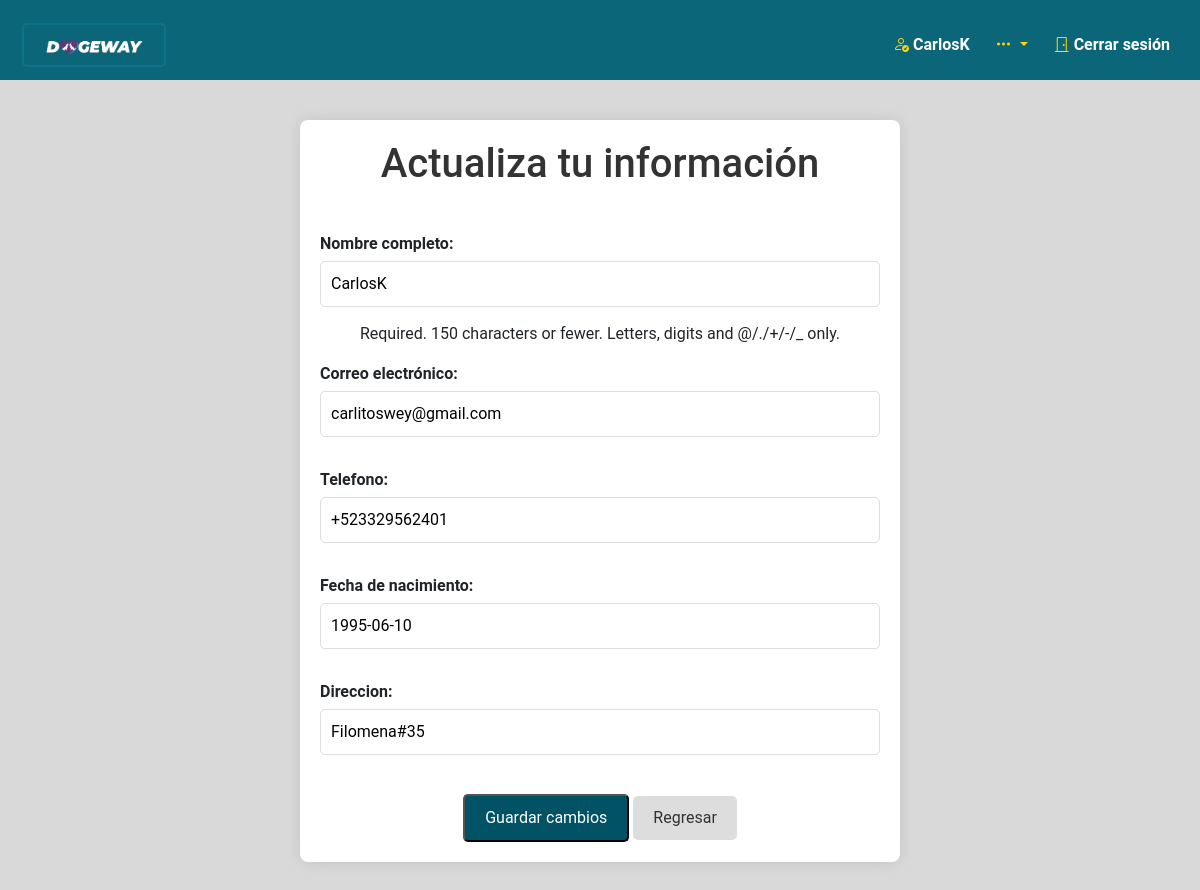
Page /actualizar_informacion/ (signed in) on the committed database.
### main_app/models.py (models this page shows, shortened)
class Usuario(AbstractUser):
    fotografia = models.ImageField(upload_to='usuarios/', null=True, blank=True)
    telefono = models.CharField(max_length=20)
    fecha_de_nacimiento = models.DateField()
    direccion = models.CharField(max_length=100)
    fotografia_identificacion = models.ImageField(upload_to='identificaciones/', null=True, blank=True)
    verificado = models.BooleanField(default=False)
    usuarios_bloqueados = models.ManyToManyField('self', symmetrical=False, related_name='usuarios_bloqueadores')
    groups = models.ManyToManyField('auth.Group', related_name='usuarios')
    user_permissions = models.ManyToManyField('auth.Permission', related_name='usuarios')

### main_app/views.py (the view)
# urls.py: path('actualizar_informacion/', views.ActualizarInformacionUsuario, name='actualizar_informacion_usuario'),
@login_required
def ActualizarInformacionUsuario(request):
    if request.method == 'POST':
        form = UserEditForm(request.POST, instance=request.user)
        if form.is_valid():
            form.save()
            messages.success(request, 'Información actualizada exitosamente.')
            return redirect('ver_informacion_usuario')
    else:
        form = UserEditForm(instance=request.user)
    return render(request, 'usuario_actualizar.html', {'form': form})

### main_app/forms.py
class UserEditForm(forms.ModelForm):
    class Meta:
        model = Usuario
        fields = ['username', 'email', 'telefono', 'fecha_de_nacimiento', 'direccion']
        widgets = {
            'username': forms.TextInput(attrs={'class': 'input-field', 'placeholder': 'Nombre completo:'}),
            'email': forms.EmailInput(attrs={'class': 'input-field', 'placeholder': 'Correo electrónico:'}),
            'telefono': forms.TextInput(attrs={'class': 'input-field', 'placeholder': 'Ejemplo: (123) 456-7890'}),
            'direccion': forms.TextInput(attrs={'class': 'input-field', 'placeholder': 'Direccion:'}),
            'fecha_de_nacimiento': forms.DateInput(attrs={'class': 'input-field', 'placeholder': 'YYYY-MM-DD'}),
        }
        labels = {
            'username': 'Nombre completo',
            'email': 'Correo electrónico',
            'telefono': 'Telefono',
            'direccion': 'Direccion',
            'fecha_de_nacimiento': 'Fecha de nacimiento',
        }

### main_app/templates/usuario_actualizar.html (shortened to what this page needs)
{% extends "layouts/base.html" %}
{% load static %}
{% block estilos_adicionales %}
<link rel="stylesheet" href="{% static 'css/usuario_actualizar.css' %}">
{% endblock %}
{% block content %}
<div class="container">
  <form method="post" enctype="multipart/form-data">
    <h1>Actualiza tu información</h1><br>
    {{ form.as_p }}
    <button type="submit">Guardar cambios</button>
    <a href="{% url 'ver_informacion_usuario' %}">Regresar</a>
  </form>
</div>
{% endblock %}

### main_app/templates/layouts/base.html (shortened to what this page needs)
<!DOCTYPE html>
<html lang="en">
<head>
    {% load static %}
    <link href="https://cdn.jsdelivr.net/npm/bootstrap@5.3.2/dist/css/bootstrap.min.css" rel="stylesheet">
    <link rel="stylesheet" href="https://cdn.jsdelivr.net/npm/bootstrap-icons@1.11.2/font/bootstrap-icons.min.css">
    <link rel="stylesheet" href="{% static 'css/base.css' %}">
    {% block estilos_adicionales %}{% endblock %}
</head>
<body>
    <header>
        <nav class="navbar navbar-expand-lg" style="background-color: #0B667A;">
            <div class="container-fluid">
                <a class="navbar-brand" id="imagen" href="{% url 'home' %}">
                    <img src="{% static 'imagenes/LOGO.png' %}" alt="Dogeway Logo" class="navbar-logo">
                </a>
                <div class="collapse navbar-collapse" id="navbarSupportedContent">
                    <ul class="navbar-nav mb-2 mb-lg-0 ms-auto">
                        {% if user.is_authenticated%}
                            <li class="nav-item" id="NombreUsuario">
                                <a class="nav-link">
                                    {% if user.verificado %}
                                    <i class="bi bi-person-check" style="color: gold;"></i>
                                    {% endif %}
                                    {{ user.username }}
                                </a>
                            </li>
                            <li class="nav-item">
                                <div class="dropdown">
                                    <a class="nav-link dropdown-toggle" href="#" role="button" id="dropdownMenuLink" data-bs-toggle="dropdown" aria-expanded="false" style="color: gold;">
                                        <i class="bi bi-three-dots" style="color: gold;"></i>
                                    </a>
                                </div>
                            </li>
                            <li class="nav-item">
                                <a class="nav-link" href="{% url 'logout' %}?next={% url 'home' %}">
                                    <i class="bi bi-door-closed" style="color: gold;"></i> Cerrar sesión
                                </a>
                            </li>
                        {% else %}
                            <li class="nav-item">
                                <a class="nav-link login-signup" href="{% url 'login' %}">Iniciar sesión</a>
                            </li>
                        {% endif %}
                    </ul>
                </div>
            </div>
        </nav>
    </header>
    <div class="content">
        {% block content %}{% endblock %}
    </div>
</body>
</html>

### main_app/static/css/base.css (style rules this page uses)
* { margin: 0; padding: 0; box-sizing: border-box; text-decoration: none; font-family: 'Roboto', sans-serif; }
body { margin-top: 55px; }
header { background-color: #0B667A; position: fixed; top: 0; left: 0; width: 100%; padding: 5px 10px; z-index: 100; }
header nav { display: flex; align-items: center; justify-content: space-between; font-weight: bold; padding-top: 5px; padding-bottom: 5px; padding-left: 3%; padding-right: 1%; }
header .navbar-logo { width: 100px; }
#imagen { background-color: transparent; border: 2px double #0e738a; }
header nav ul { display: flex; list-style: none; margin: 0; padding: 0; }
header nav ul li { margin-left: 10px; }
header nav ul li a { color: white; font-size: 16px; text-decoration: none; padding: 10px; }
header { padding: 5px 10px; }
header nav ul { display: flex; list-style: none; margin: 0; padding: 0; justify-content: flex-end; }
.nav-link { color: white; }

### main_app/static/css/usuario_actualizar.css (style rules this page uses)
body { font-family: 'Roboto', sans-serif; background-color: #D9D9D9; margin: 0; display: flex; justify-content: center; align-items: center; min-height: 100vh; }
.container { width: 600px; max-width: 100%; margin: 15vh auto; padding: 20px; background-color: #fff; box-shadow: 0 0 15px rgba(0, 0, 0, 0.1); border-radius: 8px; text-align: center; box-sizing: border-box; }
#id_username, #id_email, #id_telefono, #id_direccion, #id_fecha_de_nacimiento { width: 100%; padding: 10px; margin-bottom: 15px; border: 1px solid #ddd; border-radius: 5px; box-sizing: border-box; }
label { display: block; font-weight: bold; margin-bottom: 5px; text-align: left; }
h1 { color: #333; text-align: center; margin-bottom: 20px; }
button { display: inline-block; padding: 10px 20px; text-decoration: none; color: #fff; background-color: #005264; border-radius: 5px; transition: background-color 0.5s; }
a { display: inline-block; margin-top: 10px; padding: 10px 20px; text-decoration: none; color: #333; background-color: #ddd; border-radius: 5px; transition: background-color 0.5s; }

### rows in the picture
Usuario: username "CarlosK", email "carlitoswey@gmail.com", telefono "+523329562401", fecha_de_nacimiento "1995-06-10", direccion "Filomena#35"
